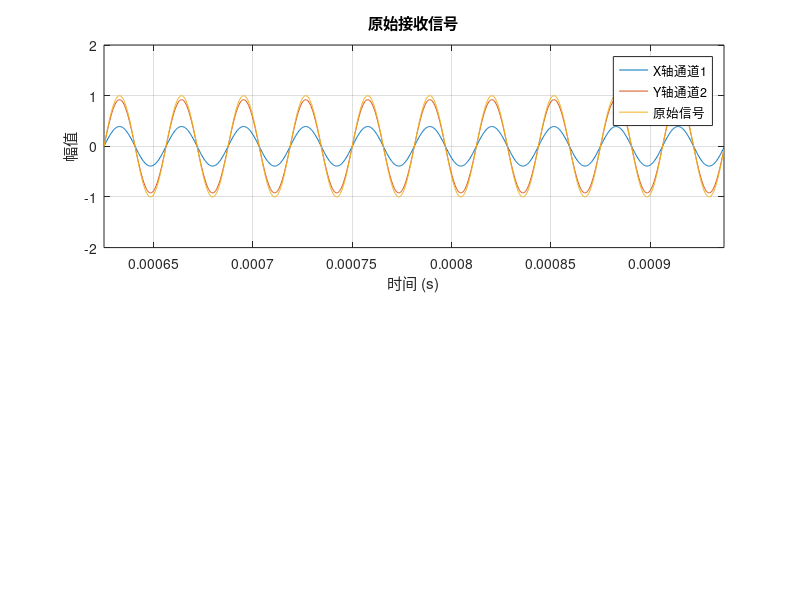

MATLAB code to generate this figure: (Note: this script raises an error after producing the figure.)
% clc;
clear;
close all;



% ##########################常数定义##########################
% 光速 单位m/s
c = 299792458;
% pi MATLAB中pi为3.141592653589793



% ##########################信号源&接收机参数设计##########################
% 信号源频率 单位Hz
frequency = 3.2e4;

% 接收机信号采样率 单位Hz
samp_rate = 3.2e6;
% 接收机水平移动速度 单位m/s
v_rx = 10e3;

% 接收机比相相干积累序列数
coherent_integration_number = 10;
% 接收机比相相干积累正弦信号序列周期数
coherent_integration_cycles = 10;
% 接收机比相单次采样正弦信号总周期数
single_sampling_cycles = coherent_integration_number * ...
    coherent_integration_cycles;
% 接收机比相单次采样时长 单位s
single_sampling_duration = single_sampling_cycles / frequency;
% 接收机比相单次采样经过的距离 单位s
single_sampling_distance = single_sampling_duration / v_rx;

% 接收机比相间隔距离 单位m
sampling_interval = c / frequency / 2;  % 半波长
% 接收机比相间隔时间 单位s
delta_t = sampling_interval / v_rx;

% 信号采样总时长 单位s
sampling_duration = delta_t + single_sampling_duration;
% 信号采样总时长对应的距离 单位m
sampling_distance = sampling_duration / v_rx;

% 信号源与接收机比相时相对角度alpha 范围[0, 180)
alpha_angle = 67;
alpha_radian = deg2rad(alpha_angle);    % 弧度
alpha_sin = sin(alpha_radian);
alpha_cos = cos(alpha_radian);
% 信号源与接收机比相时相对距离d_r 单位m
d_relative = 20 * c / frequency;    % 20倍正弦信号波长

% 信号源投影在接收机移动方向上的距离d_v  单位m
d_vertical = d_relative * alpha_sin;
% 接收机比相首次采样完成时与信号源的相对距离d'_r 单位m
d_prime_relative = sqrt(d_vertical^2 + ...
    (sampling_interval + d_relative * alpha_cos)^2);

% 接收机比相最终采样开始时与信号源的相对距离d_start 单位m
d_start = sqrt(d_vertical^2 + ...
    (sampling_interval + d_relative * alpha_cos)^2);
% 接收机比相首次采样开始时与信号源的相对距离d'_start 单位m
d_prime_start = sqrt(d_vertical^2 + ...
    (sampling_distance + d_relative * alpha_cos)^2);



% ##########################仿真时域参数设计##########################
% 仿真时长 单位s
sim_duration = sampling_duration;
% 信号源传播至接收机首次采样开始时间点
t_prime_start = d_prime_start / c;
% 仿真时间间隔 单位s
sim_time_interval = 1 / samp_rate;
% 仿真时间向量 单位s
time_vector = t_prime_start : sim_time_interval : ...
    t_prime_start+sim_duration;

% 比相单次采样点数
single_sampling_points = round( ...
    single_sampling_duration / sim_time_interval);
% 比相间隔点数
interval_points =  round(delta_t / sim_time_interval);
% 相干积累信号采样点数
coherent_integration_points = single_sampling_points / ...
    coherent_integration_number;



% ##########################空间网格设计##########################
% 最大采样间隔距离 单位m
d_max = v_rx / samp_rate;
% 仿真网格长度 单位m
grid_width = sampling_distance;
% 仿真网格点数
num_points_width = ceil(grid_width / d_max);

% 接收机初始空间坐标
[x_rx, y_rx] = deal(0, 0);
% 信号源坐标
[x_s, y_s] = deal(d_relative * alpha_cos + sampling_distance, ...
    d_vertical);



% ##########################实时仿真##########################
% 信号绘图统一点数
plot_points = coherent_integration_points;

% 初始化接收到的信号数组
sig_rx = zeros(1, length(time_vector));
sig_rx_ch1 = zeros(1, length(time_vector));
sig_rx_ch2 = zeros(1, length(time_vector));

% 模拟接收机在每个时间点接收到的信号
for i = 1 : length(time_vector)
    % 计算接收机当前位置（从t=0开始沿X轴移动）
    x_rx = x_rx + v_rx * sim_time_interval;
    y_rx = 0;
    
    % 计算接收机和信号源的相对距离
    distance = sqrt((x_rx - x_s)^2 + (y_s - y_rx)^2);
    % 计算信号传播时间
    propagation_time = distance / c ;
    
    % 接收信号
    sig_rx(i) = sin(2 * pi * frequency * ...
        (time_vector(i) - propagation_time));
    
    % 双通道正交天线接收信号
    sig_rx_ch1(i) = sig_rx(i) * abs(alpha_cos);
    sig_rx_ch2(i) = sig_rx(i) * alpha_sin;
end


% 绘图
figure(1);

subplot(2, 1, 1);
plot(time_vector(1:plot_points), sig_rx_ch1(1:plot_points), ...
    'DisplayName', 'X轴通道1');
hold on;
plot(time_vector(1:plot_points), sig_rx_ch2(1:plot_points), ...
    'DisplayName', 'Y轴通道2');
plot(time_vector(1:plot_points), sig_rx(1:plot_points), ...
    'DisplayName', '原始信号');
hold off;
legend('show');
xlabel('时间 (s)');
ylabel('幅值');
title('原始接收信号');
xlim([time_vector(1) time_vector(plot_points)]);
ylim([-2 2]);
grid on;



% ##########################高斯加噪##########################
% 噪声参数定义
snr_value = -15;     % 信噪比SNR(dB)
% 添加噪声到信号
% [sig_rx_noisy, ~] = FUNC_AddGaussianNoise(sig_rx, snr_value);
sig_rx_ch1_noisy = FUNC_AddGaussianNoise(sig_rx_ch1, snr_value);
sig_rx_ch2_noisy = FUNC_AddGaussianNoise(sig_rx_ch2, snr_value);


% 绘图
figure(1);

% subplot(5, 1, 2);
% plot(time_vector(1:1000), sig_rx_noisy(1:1000));
% xlabel('时间 (s)');
% ylabel('幅值');
% title(['高斯加噪信号 (SNR = ' num2str(snr_value) ' dB) ']);
% xlim([time_vector(1) time_vector(1000)]);
% ylim([-2 2]);
% grid on;

subplot(2, 1, 2);
plot(time_vector(1:plot_points), sig_rx_ch1_noisy(1:plot_points), ...
    'DisplayName', 'X轴通道1');
hold on;
plot(time_vector(1:plot_points), sig_rx_ch2_noisy(1:plot_points), ...
    'DisplayName', 'Y轴通道2');
hold off;
legend('show');
xlabel('时间 (s)');
ylabel('幅值');
title(['双通道天线高斯加噪信号 (SNR = ' num2str(snr_value) ' dB) ']);
xlim([time_vector(1) time_vector(plot_points)]);
ymax = ceil(max(max(abs(sig_rx_ch1_noisy)), max(abs(sig_rx_ch2_noisy))));
ylim([-ymax ymax]);
grid on;



% ##########################测向信号截取##########################
% % 截取比相信号A和B
% sigA = sig_rx_noisy(1 : single_sampling_points);
% sigB = sig_rx_noisy((1 + interval_points) : ...
%     (interval_points + single_sampling_points));

% 信号A和B分别对应的时间向量
tv_sigA = time_vector(1 : single_sampling_points);
tv_sigB = time_vector((1 + interval_points) : ...
    (interval_points + single_sampling_points));

% 信号截取索引
idx_A_head = 1;
idx_A_tail = single_sampling_points;
idx_B_head = 1 + interval_points;
idx_B_tail = interval_points + single_sampling_points;

% 截取信号
sigA_ch1 = sig_rx_ch1_noisy(idx_A_head : idx_A_tail);
sigA_ch2 = sig_rx_ch2_noisy(idx_A_head : idx_A_tail);

sigB_ch1 = sig_rx_ch1_noisy(idx_B_head : idx_B_tail);
sigB_ch2 = sig_rx_ch2_noisy(idx_B_head : idx_B_tail);


% 绘图
figure(2);

% subplot(2, 1, 1);
% plot(tv_sigA, sigA);
% xlabel('时间 (s)');
% ylabel('幅值');
% title('截取接收信号A');
% xlim([tv_sigA(1) tv_sigA(end)]);
% ylim([-2 2]);
% grid on;

% subplot(2, 1, 2);
% plot(tv_sigB, sigB);
% xlabel('时间 (s)');
% ylabel('幅值');
% title('截取接收信号B');
% xlim([tv_sigB(1) tv_sigB(end)]);
% ylim([-2 2]);
% grid on;

subplot(2, 1, 1);
plot(tv_sigA(1:plot_points), sigA_ch1(1:plot_points), ...
    'DisplayName', 'X轴通道1');
hold on;
plot(tv_sigA(1:plot_points), sigA_ch2(1:plot_points), ...
    'DisplayName', 'Y轴通道2');
hold off;
legend('show');
xlabel('时间 (s)');
ylabel('幅值');
title('双通道天线截取接收信号A');
xlim([tv_sigA(1) tv_sigA(plot_points)]);
ymax = ceil(max(max(abs(sigA_ch1)), max(abs(sigA_ch2))));
ylim([-ymax ymax]);
grid on;

subplot(2, 1, 2);
plot(tv_sigB(1:plot_points), sigB_ch1(1:plot_points), ...
    'DisplayName', 'X轴通道1');
hold on;
plot(tv_sigB(1:plot_points), sigB_ch2(1:plot_points), ...
    'DisplayName', 'Y轴通道2');
hold off;
legend('show');
xlabel('时间 (s)');
ylabel('幅值');
title('双通道天线截取接收信号B');
xlim([tv_sigB(1) tv_sigB(plot_points)]);
ymax = ceil(max(max(abs(sigB_ch1)), max(abs(sigB_ch2))));
ylim([-ymax ymax]);
grid on;



% ##########################带通滤波##########################
% 滤波
% [sigA_filtered, filter_b] = FUNC_BandpassFilter(sigA, frequency, samp_rate);
% [sigB_filtered, ~] = FUNC_BandpassFilter(sigB, frequency, samp_rate);
[sigA_ch1_filtered, filter_b] = FUNC_BandpassFilter( ...
    sigA_ch1, frequency, samp_rate);
[sigA_ch2_filtered, ~] = FUNC_BandpassFilter( ...
    sigA_ch2, frequency, samp_rate);

[sigB_ch1_filtered, ~] = FUNC_BandpassFilter( ...
    sigB_ch1, frequency, samp_rate);
[sigB_ch2_filtered, ~] = FUNC_BandpassFilter( ...
    sigB_ch2, frequency, samp_rate);


% 绘图

% 滤波器频率响应
figure(3);
freqz(filter_b, 1, 1024, samp_rate);

% 滤波后的信号
figure(4);

% subplot(2, 1, 1);
% plot(tv_sigA, sigA_filtered);
% xlabel('时间 (s)');
% ylabel('幅值');
% title('带通滤波信号A');
% xlim([tv_sigA(1) tv_sigA(end)]);
% ylim([-2 2]);
% grid on;

% subplot(2, 1, 2);
% plot(tv_sigB, sigB_filtered);
% xlabel('时间 (s)');
% ylabel('幅值');
% title('带通滤波信号B');
% xlim([tv_sigB(1) tv_sigB(end)]);
% ylim([-2 2]);
% grid on;

subplot(2, 1, 1);
plot(tv_sigA(1:plot_points), sigA_ch1_filtered(1:plot_points), ...
    'DisplayName', 'X轴通道1');
hold on;
plot(tv_sigA(1:plot_points), sigA_ch2_filtered(1:plot_points), ...
    'DisplayName', 'Y轴通道2');
hold off;
legend('show');
xlabel('时间 (s)');
ylabel('幅值');
title('带通滤波双通道信号A');
xlim([tv_sigA(1) tv_sigA(plot_points)]);
ylim([-2 2]);
grid on;

subplot(2, 1, 2);
plot(tv_sigB(1:plot_points), sigB_ch1_filtered(1:plot_points), ...
    'DisplayName', 'X轴通道1');
hold on;
plot(tv_sigB(1:plot_points), sigB_ch2_filtered(1:plot_points), ...
    'DisplayName', 'Y轴通道2');
hold off;
legend('show');
xlabel('时间 (s)');
ylabel('幅值');
title('带通滤波双通道信号B');
xlim([tv_sigB(1) tv_sigB(plot_points)]);
ylim([-2 2]);
grid on;



% ##########################相干积累##########################
% 初始化相干积累信号数组
sigA_ch1_integration = zeros(1, coherent_integration_points);
sigA_ch2_integration = zeros(1, coherent_integration_points);
sigB_ch1_integration = zeros(1, coherent_integration_points);
sigB_ch2_integration = zeros(1, coherent_integration_points);
% 相干积累信号对应的时间向量
tv_sigA_integration = tv_sigA(end-coherent_integration_points+1 : end);
tv_sigB_integration = tv_sigB(end-coherent_integration_points+1 : end);

% 相干积累
for i = 1 : coherent_integration_points
    for j = 1 : coherent_integration_number
        point = coherent_integration_points * (j-1) + i;

        sigA_ch1_integration(i) = sigA_ch1_integration(i) + ...
            sigA_ch1_filtered(point);
        sigA_ch2_integration(i) = sigA_ch2_integration(i) + ...
            sigA_ch2_filtered(point);

        sigB_ch1_integration(i) = sigB_ch1_integration(i) + ...
            sigB_ch1_filtered(point);
        sigB_ch2_integration(i) = sigB_ch2_integration(i) + ...
            sigB_ch2_filtered(point);
    end
    sigA_ch1_integration(i) = sigA_ch1_integration(i) / ...
        coherent_integration_number;
    sigA_ch2_integration(i) = sigA_ch2_integration(i) / ...
        coherent_integration_number;
    
    sigB_ch1_integration(i) = sigB_ch1_integration(i) / ...
        coherent_integration_number;
    sigB_ch2_integration(i) = sigB_ch2_integration(i) / ...
        coherent_integration_number;
end


% 绘图
figure(5);

% subplot(2, 1, 1);
% plot(tv_sigA_integration, sigA_integration);
% xlabel('时间 (s)');
% ylabel('幅值');
% title('相干积累滤波信号A');
% xlim([tv_sigA_integration(1) tv_sigA_integration(end)]);
% ylim([-2 2]);
% grid on;

% subplot(2, 1, 2);
% plot(tv_sigB_integration, sigB_integration);
% xlabel('时间 (s)');
% ylabel('幅值');
% title('相干积累滤波信号B');
% xlim([tv_sigB_integration(1) tv_sigB_integration(end)]);
% ylim([-2 2]);
% grid on;

subplot(2, 1, 1);
plot(tv_sigA_integration, sigA_ch1_integration, ...
    'DisplayName', 'X轴通道1');
hold on;
plot(tv_sigA_integration, sigA_ch2_integration, ...
    'DisplayName', 'Y轴通道2');
hold off;
legend('show');
xlabel('时间 (s)');
ylabel('幅值');
title('相干积累双通道信号A');
xlim([tv_sigA_integration(1) tv_sigA_integration(end)]);
ylim([-2 2]);
grid on;

subplot(2, 1, 2);
plot(tv_sigB_integration, sigB_ch1_integration, ...
    'DisplayName', 'X轴通道1');
hold on;
plot(tv_sigB_integration, sigB_ch2_integration, ...
    'DisplayName', 'Y轴通道2');
hold off;
legend('show');
xlabel('时间 (s)');
ylabel('幅值');
title('相干积累双通道信号B');
xlim([tv_sigB_integration(1) tv_sigB_integration(end)]);
ylim([-2 2]);
grid on;



% ##########################测向算法##########################
% [~, doa_phase_angle] = FUNC_DF2D_SignalDelayPhaseComparing( ...
%     sigB_integration, sigA_integration, frequency, ...
%     delta_t, sampling_interval, c);

% 时延比相测向算法
sigA_integration_sum = sigA_ch1_integration + sigA_ch2_integration;
sigB_integration_sum = sigB_ch1_integration + sigB_ch2_integration;
[~, doa_phase_angle] = FUNC_DF2D_SignalDelayPhaseComparing( ...
    sigB_integration_sum, sigA_integration_sum, frequency, ...
    delta_t, sampling_interval, c);

% 比幅测向算法
[~, doa_amplitude_angle] = FUNC_DF2D_AmplitudeComparing( ...
    sigB_ch1_integration, sigB_ch2_integration, samp_rate);

fprintf('实际角度 = %.2f°\n', alpha_angle);
fprintf('比相算法角度 = %.2f°\n', doa_phase_angle);
fprintf('比幅算法角度 = %.2f°\n', doa_amplitude_angle);
